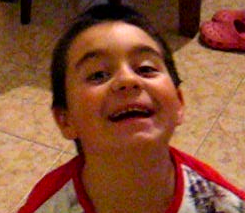
#> input picture me.jpg, 245 x 213 px
$ python oCV1.py
#> lines starting #> are read from the running program, lines starting #| are printed output that depends on the picture; after the words box and inside, x2 and y2 are one past the last pixel; in counts of white or black regions, pixels touching at a corner belong together
import cv2
import numpy as np

img = cv2.imread("me.jpg", 1)  # image reading
#> img is the input picture: shape (213, 245, 3); mean B, G, R 55.3, 83.5, 139.8
# converting it into Hue, saturation, value (HSV)

hsv = cv2.cvtColor(img, cv2.COLOR_BGR2HSV)
#> hsv: shape (213, 245, 3); mean H, S, V 27.7, 171.3, 139.9

# the : in an array in python means that we're going to slice that part of the array

h = hsv[:, :, 0]
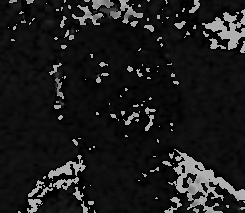
#> h: shape (213, 245); min 0, max 179, mean 27.7
s = hsv[:, :, 1]
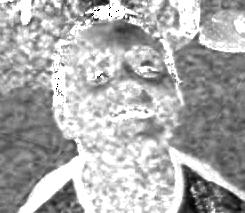
#> s: shape (213, 245); min 0, max 255, mean 171.3
v = hsv[:, :, 2]
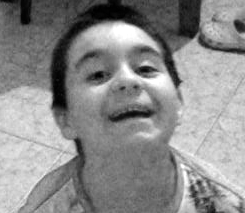
#> v: shape (213, 245); min 0, max 255, mean 139.9

hsv_split = np.concatenate((h, s, v), axis=1)
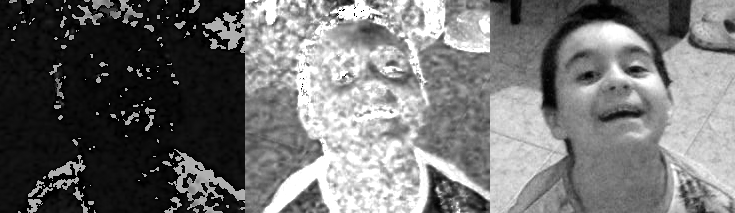
#> hsv_split: shape (213, 735); min 0, max 255, mean 113
cv2.imshow("Split hsv", hsv_split)

#  some of the values require multiple variables, hence why ret is shown multiple times

ret, min_sat = cv2.threshold(s, 40, 255, cv2.THRESH_BINARY)
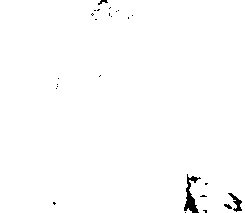
#> min_sat: shape (213, 245); 99.1% white; 25 black regions (21 under 20 px), largest, box (x1, y1, x2, y2) and area: (184, 174, 201, 213) 258, (228, 193, 242, 212) 99, (224, 204, 232, 209) 25, (98, 0, 108, 5) 24
#  showing an image is very simple, first argument is the name, second is the image we wish to show
cv2.imshow("Sat filter", min_sat)

ret, max_hue = cv2.threshold(h, 15, 255, cv2.THRESH_BINARY_INV)  # will do the inverse of the normal threshold
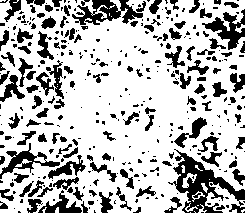
#> max_hue: shape (213, 245); 72.9% white; 361 black regions (233 under 20 px), largest, box (x1, y1, x2, y2) and area: (168, 149, 245, 213) 1759, (72, 0, 143, 25) 869, (202, 9, 245, 50) 688

cv2.imshow("Hue filter", max_hue)

# the final image is the min saturation and the max hue put together

final = cv2.bitwise_and(min_sat, max_hue)
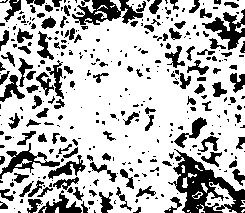
#> final: shape (213, 245); 72.5% white; 357 black regions (231 under 20 px), largest, box (x1, y1, x2, y2) and area: (168, 149, 245, 213) 1964, (72, 0, 143, 25) 888, (202, 9, 245, 50) 688
cv2.imshow("Final", final)

cv2.imshow("Original image", img)

#  the windows will display until a key is pressed, this is using key characters, in this case we're using escape, which is 27 but 0 also works
cv2.waitKey(0)
#  destroy all windows will prevent you from having to mass spam the kill keys
#> (the run stopped early here; a loop or call above may not have finished)
